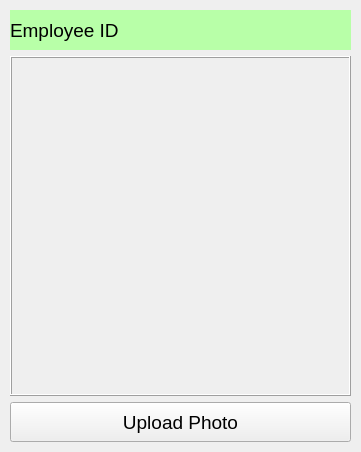
    <widget class="QWidget" name="verticalLayoutWidget_2">
     <property name="geometry">
      <rect>
       <x>2070</x>
       <y>130</y>
       <width>361</width>
       <height>452</height>
      </rect>
     </property>
     <layout class="QVBoxLayout" name="verticalLayout_2" stretch="0,0,0">
      <property name="leftMargin">
       <number>10</number>
      </property>
      <property name="topMargin">
       <number>10</number>
      </property>
      <property name="rightMargin">
       <number>10</number>
      </property>
      <property name="bottomMargin">
       <number>10</number>
      </property>
      <item>
       <widget class="QLabel" name="label_5">
        <property name="sizePolicy">
         <sizepolicy hsizetype="Fixed" vsizetype="Fixed">
          <horstretch>0</horstretch>
          <verstretch>0</verstretch>
         </sizepolicy>
        </property>
        <property name="minimumSize">
         <size>
          <width>340</width>
          <height>40</height>
         </size>
        </property>
        <property name="maximumSize">
         <size>
          <width>341</width>
          <height>40</height>
         </size>
        </property>
        <property name="font">
         <font>
          <pointsize>14</pointsize>
         </font>
        </property>
        <property name="styleSheet">
         <string notr="true">background-color: rgb(184, 255, 168);</string>
        </property>
        <property name="text">
         <string>Employee ID</string>
        </property>
       </widget>
      </item>
      <item>
       <widget class="QLabel" name="id_image">
        <property name="sizePolicy">
         <sizepolicy hsizetype="Fixed" vsizetype="Fixed">
          <horstretch>0</horstretch>
          <verstretch>0</verstretch>
         </sizepolicy>
        </property>
        <property name="minimumSize">
         <size>
          <width>340</width>
          <height>340</height>
         </size>
        </property>
        <property name="maximumSize">
         <size>
          <width>341</width>
          <height>341</height>
         </size>
        </property>
        <property name="frameShape">
         <enum>QFrame::Box</enum>
        </property>
        <property name="frameShadow">
         <enum>QFrame::Raised</enum>
        </property>
        <property name="text">
         <string/>
        </property>
        <property name="pixmap">
         <pixmap>media/placeholder_image.jpg</pixmap>
        </property>
        <property name="scaledContents">
         <bool>true</bool>
        </property>
        <property name="margin">
         <number>3</number>
        </property>
       </widget>
      </item>
      <item>
       <widget class="QPushButton" name="upload_id">
        <property name="sizePolicy">
         <sizepolicy hsizetype="Fixed" vsizetype="Fixed">
          <horstretch>0</horstretch>
          <verstretch>0</verstretch>
         </sizepolicy>
        </property>
        <property name="minimumSize">
         <size>
          <width>340</width>
          <height>40</height>
         </size>
        </property>
        <property name="maximumSize">
         <size>
          <width>341</width>
          <height>40</height>
         </size>
        </property>
        <property name="font">
         <font>
          <pointsize>14</pointsize>
         </font>
        </property>
        <property name="text">
         <string>Upload Photo</string>
        </property>
       </widget>
      </item>
     </layout>
    </widget>
